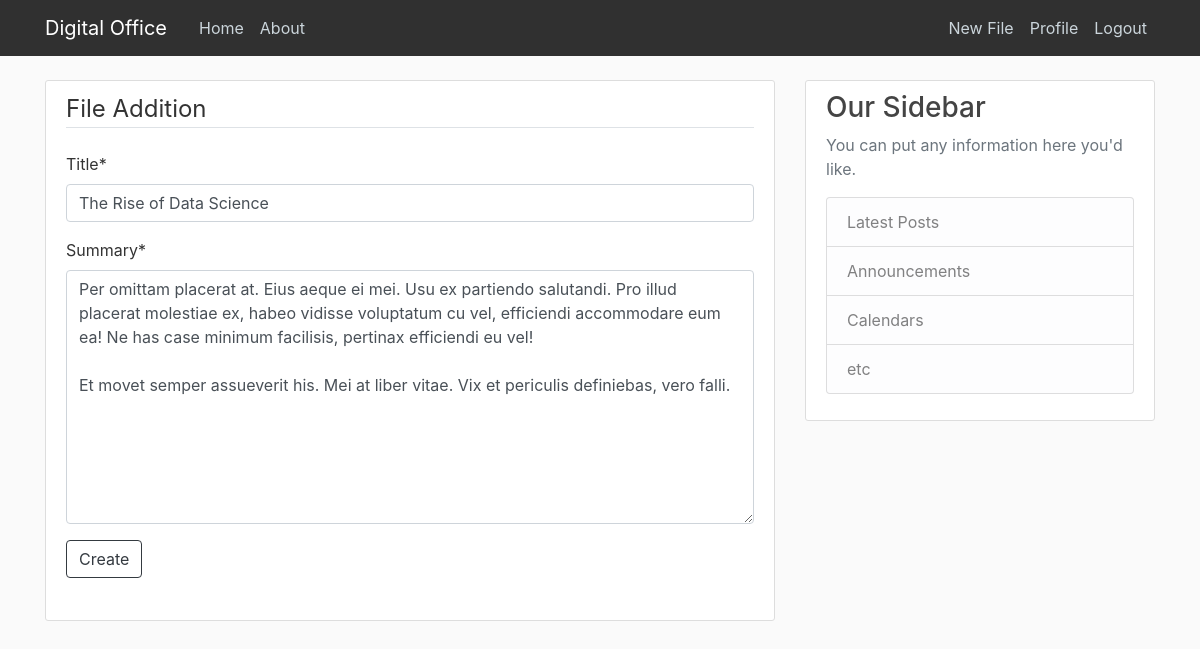
Page /blog/files/27/update/ (signed in) on the committed database.
### blog/models.py (models this page shows, shortened)
class Files(models.Model):
    title=models.CharField(max_length=100)
    summary=models.TextField()
    date_posted=models.DateTimeField(default=timezone.now)
    author=models.ForeignKey(User,on_delete=models.CASCADE)

### blog/views.py (the view, shortened to what this page needs)
# urls.py: path('files/<int:pk>/update/', FileUpdateView.as_view(), name='file-update'),
class FileUpdateView(LoginRequiredMixin, UserPassesTestMixin, UpdateView):
    model = Files
    fields = ['title', 'summary']
    def test_func(self):
        post = self.get_object()
        if self.request.user == post.author:
            return True
        return False

### blog/templates/blog/files_form.html (shortened to what this page needs)
{% extends "blog/base.html" %}
{% load crispy_forms_tags %}
{% block content %}
<div class="content-section">
    <form method="POST">
        <fieldset class="form-group">
            <legend class="border-bottom mb-4"> File Addition </legend>
            {{ form|crispy }}
            <div class="form-group">
                <button class="btn btn-outline-dark" type="submit">Create</button>
            </div>
    </form>
</div>
{% endblock %}

### blog/static/blog/main.css (style rules this page uses)
body { background: #fafafa; color: #333333; margin-top: 5rem; }
.content-section { background: #ffffff; padding: 10px 20px; border: 1px solid #dddddd; border-radius: 3px; margin-bottom: 20px; }

### rows in the picture
Files: title "The Rise of Data Science", summary "Per omittam placerat at. Eius aeque ei mei. Usu ex partiendo salutandi. Pro illud placerat molestiae ex, habeo vidisse voluptatum cu vel, efficiendi accommodare eum ea! Ne has case minimum facilisis, pertinax efficiendi eu vel! Et movet semper assueverit his. Mei at liber vitae. Vix et periculis definiebas, vero falli."
